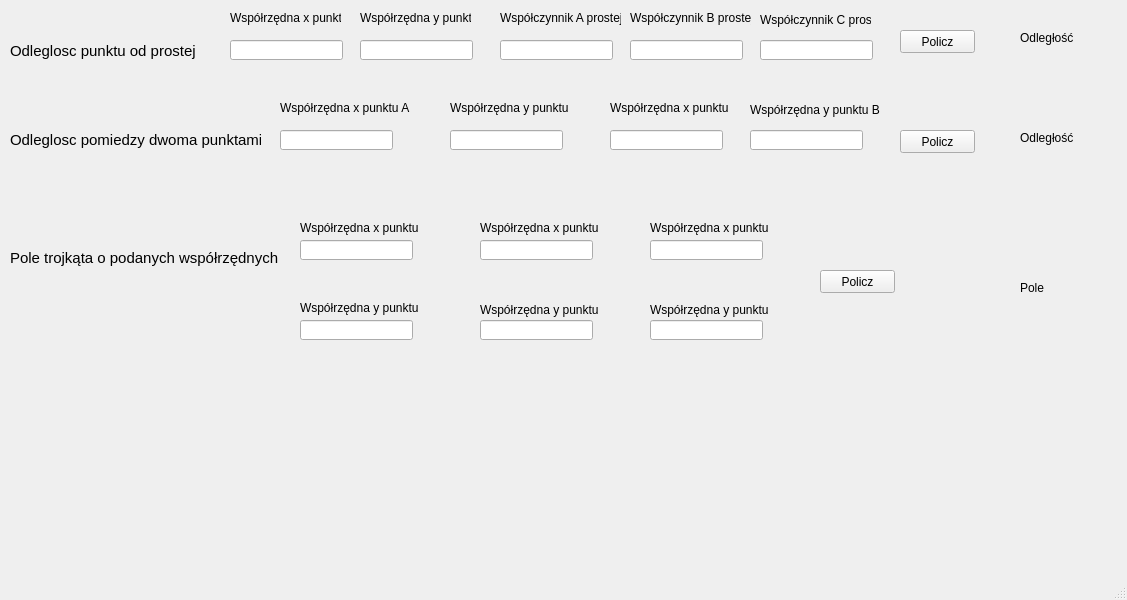
<?xml version="1.0" encoding="UTF-8"?>
<ui version="4.0">
 <class>Dzial3Window</class>
 <widget class="QMainWindow" name="Dzial3Window">
  <property name="geometry">
   <rect>
    <x>0</x>
    <y>0</y>
    <width>1127</width>
    <height>600</height>
   </rect>
  </property>
  <property name="windowTitle">
   <string>MainWindow</string>
  </property>
  <widget class="QWidget" name="centralwidget">
   <widget class="QLabel" name="label">
    <property name="geometry">
     <rect>
      <x>10</x>
      <y>40</y>
      <width>191</width>
      <height>21</height>
     </rect>
    </property>
    <property name="font">
     <font>
      <pointsize>11</pointsize>
     </font>
    </property>
    <property name="text">
     <string>Odleglosc punktu od prostej</string>
    </property>
   </widget>
   <widget class="QLabel" name="label_2">
    <property name="geometry">
     <rect>
      <x>10</x>
      <y>130</y>
      <width>251</width>
      <height>20</height>
     </rect>
    </property>
    <property name="font">
     <font>
      <pointsize>11</pointsize>
     </font>
    </property>
    <property name="text">
     <string>Odleglosc pomiedzy dwoma punktami</string>
    </property>
   </widget>
   <widget class="QLabel" name="label_3">
    <property name="geometry">
     <rect>
      <x>10</x>
      <y>250</y>
      <width>311</width>
      <height>16</height>
     </rect>
    </property>
    <property name="font">
     <font>
      <pointsize>11</pointsize>
     </font>
    </property>
    <property name="text">
     <string>Pole trojkąta o podanych współrzędnych</string>
    </property>
   </widget>
   <widget class="QLineEdit" name="x1">
    <property name="geometry">
     <rect>
      <x>230</x>
      <y>40</y>
      <width>113</width>
      <height>20</height>
     </rect>
    </property>
   </widget>
   <widget class="QLabel" name="label_4">
    <property name="geometry">
     <rect>
      <x>230</x>
      <y>10</y>
      <width>111</width>
      <height>16</height>
     </rect>
    </property>
    <property name="text">
     <string>Współrzędna x punktu</string>
    </property>
   </widget>
   <widget class="QLineEdit" name="y1">
    <property name="geometry">
     <rect>
      <x>360</x>
      <y>40</y>
      <width>113</width>
      <height>20</height>
     </rect>
    </property>
   </widget>
   <widget class="QLabel" name="label_5">
    <property name="geometry">
     <rect>
      <x>360</x>
      <y>10</y>
      <width>111</width>
      <height>16</height>
     </rect>
    </property>
    <property name="text">
     <string>Współrzędna y punktu</string>
    </property>
   </widget>
   <widget class="QLineEdit" name="A1">
    <property name="geometry">
     <rect>
      <x>500</x>
      <y>40</y>
      <width>113</width>
      <height>20</height>
     </rect>
    </property>
   </widget>
   <widget class="QLabel" name="label_6">
    <property name="geometry">
     <rect>
      <x>500</x>
      <y>10</y>
      <width>121</width>
      <height>16</height>
     </rect>
    </property>
    <property name="text">
     <string>Współczynnik A prostej</string>
    </property>
   </widget>
   <widget class="QLineEdit" name="B1">
    <property name="geometry">
     <rect>
      <x>630</x>
      <y>40</y>
      <width>113</width>
      <height>20</height>
     </rect>
    </property>
   </widget>
   <widget class="QLabel" name="label_7">
    <property name="geometry">
     <rect>
      <x>630</x>
      <y>10</y>
      <width>121</width>
      <height>16</height>
     </rect>
    </property>
    <property name="text">
     <string>Współczynnik B prostej</string>
    </property>
   </widget>
   <widget class="QLineEdit" name="C1">
    <property name="geometry">
     <rect>
      <x>760</x>
      <y>40</y>
      <width>113</width>
      <height>20</height>
     </rect>
    </property>
   </widget>
   <widget class="QLabel" name="label_8">
    <property name="geometry">
     <rect>
      <x>760</x>
      <y>10</y>
      <width>111</width>
      <height>20</height>
     </rect>
    </property>
    <property name="text">
     <string>Współczynnik C prostej</string>
    </property>
   </widget>
   <widget class="QLabel" name="O1">
    <property name="geometry">
     <rect>
      <x>1020</x>
      <y>30</y>
      <width>91</width>
      <height>16</height>
     </rect>
    </property>
    <property name="text">
     <string>Odległość</string>
    </property>
   </widget>
   <widget class="QLabel" name="label_10">
    <property name="geometry">
     <rect>
      <x>280</x>
      <y>100</y>
      <width>131</width>
      <height>16</height>
     </rect>
    </property>
    <property name="text">
     <string>Współrzędna x punktu A</string>
    </property>
   </widget>
   <widget class="QLineEdit" name="x2">
    <property name="geometry">
     <rect>
      <x>280</x>
      <y>130</y>
      <width>113</width>
      <height>20</height>
     </rect>
    </property>
   </widget>
   <widget class="QLineEdit" name="y2">
    <property name="geometry">
     <rect>
      <x>450</x>
      <y>130</y>
      <width>113</width>
      <height>20</height>
     </rect>
    </property>
   </widget>
   <widget class="QLabel" name="label_11">
    <property name="geometry">
     <rect>
      <x>450</x>
      <y>100</y>
      <width>121</width>
      <height>16</height>
     </rect>
    </property>
    <property name="text">
     <string>Współrzędna y punktu A</string>
    </property>
   </widget>
   <widget class="QLineEdit" name="x3">
    <property name="geometry">
     <rect>
      <x>610</x>
      <y>130</y>
      <width>113</width>
      <height>20</height>
     </rect>
    </property>
   </widget>
   <widget class="QLabel" name="label_12">
    <property name="geometry">
     <rect>
      <x>610</x>
      <y>100</y>
      <width>121</width>
      <height>16</height>
     </rect>
    </property>
    <property name="text">
     <string>Współrzędna x punktu B</string>
    </property>
   </widget>
   <widget class="QLineEdit" name="y3">
    <property name="geometry">
     <rect>
      <x>750</x>
      <y>130</y>
      <width>113</width>
      <height>20</height>
     </rect>
    </property>
   </widget>
   <widget class="QLabel" name="label_13">
    <property name="geometry">
     <rect>
      <x>750</x>
      <y>100</y>
      <width>131</width>
      <height>20</height>
     </rect>
    </property>
    <property name="text">
     <string>Współrzędna y punktu B</string>
    </property>
   </widget>
   <widget class="QLabel" name="O2">
    <property name="geometry">
     <rect>
      <x>1020</x>
      <y>130</y>
      <width>61</width>
      <height>16</height>
     </rect>
    </property>
    <property name="text">
     <string>Odległość</string>
    </property>
   </widget>
   <widget class="QLabel" name="label_15">
    <property name="geometry">
     <rect>
      <x>300</x>
      <y>220</y>
      <width>121</width>
      <height>16</height>
     </rect>
    </property>
    <property name="text">
     <string>Współrzędna x punktu A</string>
    </property>
   </widget>
   <widget class="QLineEdit" name="x4">
    <property name="geometry">
     <rect>
      <x>300</x>
      <y>240</y>
      <width>113</width>
      <height>20</height>
     </rect>
    </property>
   </widget>
   <widget class="QLabel" name="label_16">
    <property name="geometry">
     <rect>
      <x>300</x>
      <y>300</y>
      <width>121</width>
      <height>16</height>
     </rect>
    </property>
    <property name="text">
     <string>Współrzędna y punktu A</string>
    </property>
   </widget>
   <widget class="QLineEdit" name="y4">
    <property name="geometry">
     <rect>
      <x>300</x>
      <y>320</y>
      <width>113</width>
      <height>20</height>
     </rect>
    </property>
   </widget>
   <widget class="QLabel" name="label_17">
    <property name="geometry">
     <rect>
      <x>480</x>
      <y>220</y>
      <width>121</width>
      <height>16</height>
     </rect>
    </property>
    <property name="text">
     <string>Współrzędna x punktu B</string>
    </property>
   </widget>
   <widget class="QLineEdit" name="x5">
    <property name="geometry">
     <rect>
      <x>480</x>
      <y>240</y>
      <width>113</width>
      <height>20</height>
     </rect>
    </property>
   </widget>
   <widget class="QLabel" name="label_18">
    <property name="geometry">
     <rect>
      <x>480</x>
      <y>300</y>
      <width>121</width>
      <height>20</height>
     </rect>
    </property>
    <property name="text">
     <string>Współrzędna y punktu B</string>
    </property>
   </widget>
   <widget class="QLineEdit" name="y5">
    <property name="geometry">
     <rect>
      <x>480</x>
      <y>320</y>
      <width>113</width>
      <height>20</height>
     </rect>
    </property>
   </widget>
   <widget class="QLabel" name="label_19">
    <property name="geometry">
     <rect>
      <x>650</x>
      <y>220</y>
      <width>121</width>
      <height>16</height>
     </rect>
    </property>
    <property name="text">
     <string>Współrzędna x punktu C</string>
    </property>
   </widget>
   <widget class="QLineEdit" name="x6">
    <property name="geometry">
     <rect>
      <x>650</x>
      <y>240</y>
      <width>113</width>
      <height>20</height>
     </rect>
    </property>
   </widget>
   <widget class="QLabel" name="label_20">
    <property name="geometry">
     <rect>
      <x>650</x>
      <y>300</y>
      <width>121</width>
      <height>20</height>
     </rect>
    </property>
    <property name="text">
     <string>Współrzędna y punktu C</string>
    </property>
   </widget>
   <widget class="QLineEdit" name="y6">
    <property name="geometry">
     <rect>
      <x>650</x>
      <y>320</y>
      <width>113</width>
      <height>20</height>
     </rect>
    </property>
   </widget>
   <widget class="QLabel" name="P1">
    <property name="geometry">
     <rect>
      <x>1020</x>
      <y>280</y>
      <width>81</width>
      <height>16</height>
     </rect>
    </property>
    <property name="text">
     <string>Pole</string>
    </property>
   </widget>
   <widget class="QPushButton" name="b1">
    <property name="geometry">
     <rect>
      <x>900</x>
      <y>30</y>
      <width>75</width>
      <height>23</height>
     </rect>
    </property>
    <property name="text">
     <string>Policz</string>
    </property>
   </widget>
   <widget class="QPushButton" name="b2">
    <property name="geometry">
     <rect>
      <x>900</x>
      <y>130</y>
      <width>75</width>
      <height>23</height>
     </rect>
    </property>
    <property name="text">
     <string>Policz</string>
    </property>
   </widget>
   <widget class="QPushButton" name="b3">
    <property name="geometry">
     <rect>
      <x>820</x>
      <y>270</y>
      <width>75</width>
      <height>23</height>
     </rect>
    </property>
    <property name="text">
     <string>Policz</string>
    </property>
   </widget>
  </widget>
  <widget class="QMenuBar" name="menubar">
   <property name="geometry">
    <rect>
     <x>0</x>
     <y>0</y>
     <width>1127</width>
     <height>21</height>
    </rect>
   </property>
  </widget>
  <widget class="QStatusBar" name="statusbar"/>
 </widget>
 <resources/>
 <connections/>
</ui>
